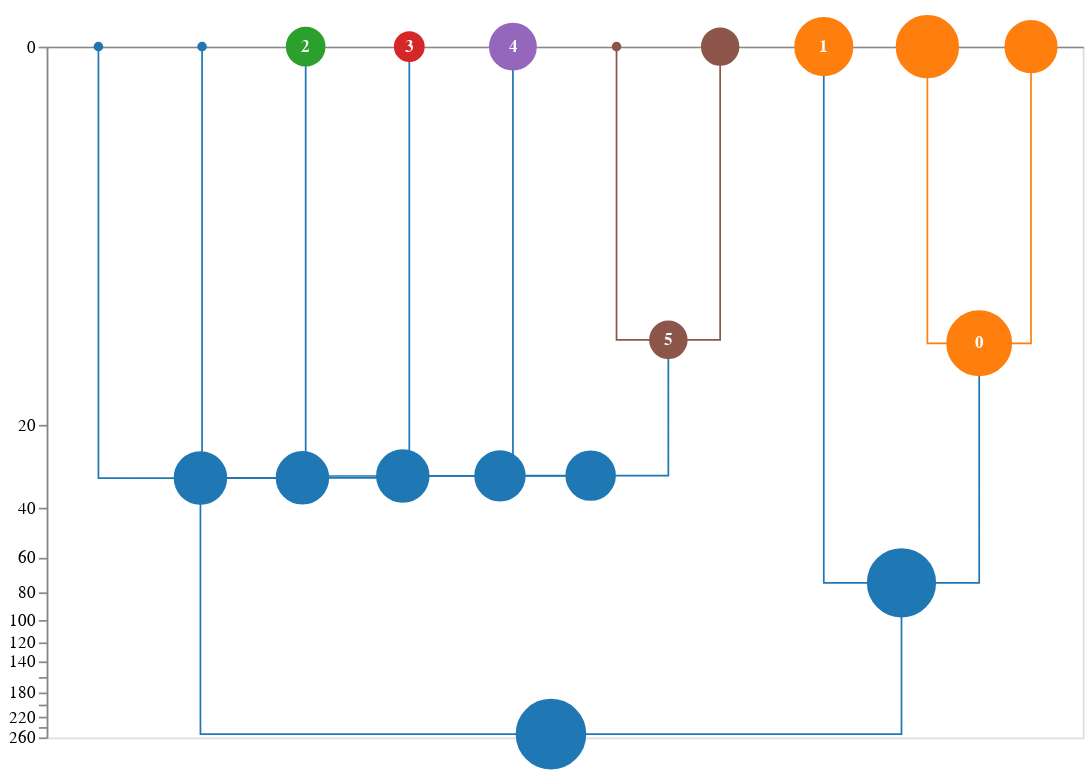

The notebook cell this image was saved under:
### Markdown cell above
With that in mind, let's do a couple of tweaks to the dendrogram:
* To make it more focused, let's size the radii of each node by number of items in it;
* Let's modify the tooltips to include information about variability of the signal in each node;
* Let's add information about the network segments that the nodes belong to.

### Code cell
def my_custom_tooltip(data, linkage_id):
    _, nodelist = data.get_tree()
    original_ids = nodelist[linkage_id].pre_order(lambda x: x.id)
    signals = impaired_signals[original_ids, :]
    network_segments = np.unique(network_clusters[original_ids])    
    in_cluster_variability_std = np.quantile(np.std(signals, axis=0), [.25, .5, .75])
    in_cluster_variability_min_max = np.quantile(np.max(signals, axis=0) - np.min(signals, axis=0), [.25, .5, .75])

    diff_to_ideal = np.abs(signals - demo.ideal_signal.reshape(1, -1))

    return {        
        'items': str(nodelist[linkage_id].get_count()),         
        'In-cluster variability (std)': in_cluster_variability_std.round(2).tolist(),
        'In-cluster variability (min-max)': in_cluster_variability_min_max.round(2).tolist(),
        'Delta to ideal signal (MAE)': diff_to_ideal.sum(axis=1).mean().round(0),
        "Network segments": ", ".join([str(i) for i in network_segments]),        
    }

dendrogram = idd.create_dendrogram(
    truncate_mode='lastp', p=10, 
    leaf_label_func = lambda *_: "",
    node_hover_func= my_custom_tooltip
)

for n in dendrogram.nodes:
    obs_count = int(idendrogram.callbacks.counts(cl_data, n.id))
    n.radius = max(2, np.log2(obs_count ** 2))

dendrogram.plot(
    backend="altair", width=600, height=400, 
    scale="symlog", orientation="bottom"
)

### Figure 1 — Vega-Lite specification as saved in the notebook (floating-point values rounded to 4 significant figures)
{"config": {"view": {"continuousWidth": 300, "continuousHeight": 300}}, "layer": [{"data": {"name": "data-37de8d3b8b078cd414719906542212fa"}, "mark": {"type": "line"}, "encoding": {"color": {"field": "fillcolor", "legend": null, "scale": null, "type": "nominal"}, "detail": {"field": "index", "type": "quantitative"}, "order": {"field": "_order_helper", "type": "quantitative"}, "strokeDash": {"field": "strokedash", "legend": null, "scale": null, "type": "nominal"}, "strokeOpacity": {"field": "strokeopacity", "legend": null, "scale": null, "type": "quantitative"}, "strokeWidth": {"field": "strokewidth", "legend": null, "scale": null, "type": "quantitative"}, "x": {"axis": {"grid": false, "labelAngle": 0, "labelExpr": "datum.value == 5.0 ? '' : datum.value == 15.0 ? '' : datum.value == 25.0 ? '' : datum.value == 35.0 ? '' : datum.value == 45.0 ? '' : datum.value == 55.0 ? '' : datum.value == 65.0 ? '' : datum.value == 75.0 ? '' : datum.value == 85.0 ? '' : datum.value == 95.0 ? '' : ''", "labelPadding": 10, "orient": "top", "ticks": false, "values": [5.0, 15.0, 25.0, 35.0, 45.0, 55.0, 65.0, 75.0, 85.0, 95.0]}, "field": "x", "title": null, "type": "quantitative"}, "y": {"axis": {"grid": false}, "field": "y", "scale": {"reverse": true, "type": "symlog"}, "title": null, "type": "quantitative"}}}, {"layer": [{"layer": [{"mark": {"type": "point"}, "encoding": {"fill": {"field": "fillcolor", "scale": null, "type": "nominal"}, "opacity": {"field": "opacity", "scale": null, "type": "quantitative"}, "size": {"field": "size", "scale": null, "type": "quantitative"}, "stroke": {"field": "edgecolor", "scale": null, "type": "nominal"}, "tooltip": {"field": "hovertext", "type": "nominal"}, "x": {"axis": {"grid": false, "labelAngle": 0, "labelExpr": "datum.value == 5.0 ? '' : datum.value == 15.0 ? '' : datum.value == 25.0 ? '' : datum.value == 35.0 ? '' : datum.value == 45.0 ? '' : datum.value == 55.0 ? '' : datum.value == 65.0 ? '' : datum.value == 75.0 ? '' : datum.value == 85.0 ? '' : datum.value == 95.0 ? '' : ''", "labelPadding": 10, "orient": "top", "ticks": false, "values": [5.0, 15.0, 25.0, 35.0, 45.0, 55.0, 65.0, 75.0, 85.0, 95.0]}, "field": "x", "title": null, "type": "quantitative"}, "y": {"axis": {"grid": false}, "field": "y", "scale": {"reverse": true, "type": "symlog"}, "title": null, "type": "quantitative"}}}, {"mark": {"type": "text", "fontWeight": "bold"}, "encoding": {"color": {"field": "labelcolor", "scale": null, "type": "nominal"}, "size": {"field": "labelsize", "scale": null, "type": "quantitative"}, "text": {"field": "label", "type": "nominal"}, "tooltip": {"field": "hovertext", "type": "nominal"}, "x": {"axis": {"grid": false, "labelAngle": 0, "labelExpr": "datum.value == 5.0 ? '' : datum.value == 15.0 ? '' : datum.value == 25.0 ? '' : datum.value == 35.0 ? '' : datum.value == 45.0 ? '' : datum.value == 55.0 ? '' : datum.value == 65.0 ? '' : datum.value == 75.0 ? '' : datum.value == 85.0 ? '' : datum.value == 95.0 ? '' : ''", "labelPadding": 10, "orient": "top", "ticks": false, "values": [5.0, 15.0, 25.0, 35.0, 45.0, 55.0, 65.0, 75.0, 85.0, 95.0]}, "field": "x", "title": null, "type": "quantitative"}, "y": {"axis": {"grid": false}, "field": "y", "scale": {"reverse": true, "type": "symlog"}, "title": null, "type": "quantitative"}}}]}], "data": {"name": "data-07761892af39c72707e2b5f89650754b"}}], "height": 400, "width": 600, "$schema": "https://vega.github.io/schema/vega-lite/v5.8.0.json", "datasets": {"data-37de8d3b8b078cd414719906542212fa": [{"index": 0, "x": 55.0, "y": 0.0, "fillcolor": "#8c564b", "id": 3990, "children_id": [397, 3989], "cluster_id": 5.0, "strokewidth": 1.0, "strokedash": [1, 0], "strokeopacity": 1.0, "_order_helper": 0}, {"index": 0, "x": 55.0, "y": 9.606, "fillcolor": "#8c564b", "id": 3990, "children_id": [397, 3989], "cluster_id": 5.0, "strokewidth": 1.0, "strokedash": [1, 0], "strokeopacity": 1.0, "_order_helper": 1}, {"index": 0, "x": 65.0, "y": 9.606, "fillcolor": "#8c564b", "id": 3990, "children_id": [397, 3989], "cluster_id": 5.0, "strokewidth": 1.0, "strokedash": [1, 0], "strokeopacity": 1.0, "_order_helper": 2}, {"index": 0, "x": 65.0, "y": 0.0, "fillcolor": "#8c564b", "id": 3990, "children_id": [397, 3989], "cluster_id": 5.0, "strokewidth": 1.0, "strokedash": [1, 0], "strokeopacity": 1.0, "_order_helper": 3}, {"index": 1, "x": 45.0, "y": 0.0, "fillcolor": "#1f77b4", "id": 3992, "children_id": [3985, 3990], "cluster_id": null, "strokewidth": 1.0, "strokedash": [1, 0], "strokeopacity": 1.0, "_order_helper": 0}, {"index": 1, "x": 45.0, "y": 30.68, "fillcolor": "#1f77b4", "id": 3992, "children_id": [3985, 3990], "cluster_id": null, "strokewidth": 1.0, "strokedash": [1, 0], "strokeopacity": 1.0, "_order_helper": 1}, {"index": 1, "x": 60.0, "y": 30.68, "fillcolor": "#1f77b4", "id": 3992, "children_id": [3985, 3990], "cluster_id": null, "strokewidth": 1.0, "strokedash": [1, 0], "strokeopacity": 1.0, "_order_helper": 2}, {"index": 1, "x": 60.0, "y": 9.606, "fillcolor": "#1f77b4", "id": 3992, "children_id": [3985, 3990], "cluster_id": null, "strokewidth": 1.0, "strokedash": [1, 0], "strokeopacity": 1.0, "_order_helper": 3}, {"index": 2, "x": 35.0, "y": 0.0, "fillcolor": "#1f77b4", "id": 3993, "children_id": [3988, 3992], "cluster_id": null, "strokewidth": 1.0, "strokedash": [1, 0], "strokeopacity": 1.0, "_order_helper": 0}, {"index": 2, "x": 35.0, "y": 30.73, "fillcolor": "#1f77b4", "id": 3993, "children_id": [3988, 3992], "cluster_id": null, "strokewidth": 1.0, "strokedash": [1, 0], "strokeopacity": 1.0, "_order_helper": 1}, {"index": 2, "x": 52.5, "y": 30.73, "fillcolor": "#1f77b4", "id": 3993, "children_id": [3988, 3992], "cluster_id": null, "strokewidth": 1.0, "strokedash": [1, 0], "strokeopacity": 1.0, "_order_helper": 2}, {"index": 2, "x": 52.5, "y": 30.68, "fillcolor": "#1f77b4", "id": 3993, "children_id": [3988, 3992], "cluster_id": null, "strokewidth": 1.0, "strokedash": [1, 0], "strokeopacity": 1.0, "_order_helper": 3}, {"index": 3, "x": 25.0, "y": 0.0, "fillcolor": "#1f77b4", "id": 3994, "children_id": [3983, 3993], "cluster_id": null, "strokewidth": 1.0, "strokedash": [1, 0], "strokeopacity": 1.0, "_order_helper": 0}, {"index": 3, "x": 25.0, "y": 30.77, "fillcolor": "#1f77b4", "id": 3994, "children_id": [3983, 3993], "cluster_id": null, "strokewidth": 1.0, "strokedash": [1, 0], "strokeopacity": 1.0, "_order_helper": 1}, {"index": 3, "x": 43.75, "y": 30.77, "fillcolor": "#1f77b4", "id": 3994, "children_id": [3983, 3993], "cluster_id": null, "strokewidth": 1.0, "strokedash": [1, 0], "strokeopacity": 1.0, "_order_helper": 2}, {"index": 3, "x": 43.75, "y": 30.73, "fillcolor": "#1f77b4", "id": 3994, "children_id": [3983, 3993], "cluster_id": null, "strokewidth": 1.0, "strokedash": [1, 0], "strokeopacity": 1.0, "_order_helper": 3}, {"index": 4, "x": 15.0, "y": 0.0, "fillcolor": "#1f77b4", "id": 3995, "children_id": [659, 3994], "cluster_id": null, "strokewidth": 1.0, "strokedash": [1, 0], "strokeopacity": 1.0, "_order_helper": 0}, {"index": 4, "x": 15.0, "y": 31.23, "fillcolor": "#1f77b4", "id": 3995, "children_id": [659, 3994], "cluster_id": null, "strokewidth": 1.0, "strokedash": [1, 0], "strokeopacity": 1.0, "_order_helper": 1}, {"index": 4, "x": 34.38, "y": 31.23, "fillcolor": "#1f77b4", "id": 3995, "children_id": [659, 3994], "cluster_id": null, "strokewidth": 1.0, "strokedash": [1, 0], "strokeopacity": 1.0, "_order_helper": 2}, {"index": 4, "x": 34.38, "y": 30.77, "fillcolor": "#1f77b4", "id": 3995, "children_id": [659, 3994], "cluster_id": null, "strokewidth": 1.0, "strokedash": [1, 0], "strokeopacity": 1.0, "_order_helper": 3}, {"index": 5, "x": 5.0, "y": 0.0, "fillcolor": "#1f77b4", "id": 3996, "children_id": [1016, 3995], "cluster_id": null, "strokewidth": 1.0, "strokedash": [1, 0], "strokeopacity": 1.0, "_order_helper": 0}, {"index": 5, "x": 5.0, "y": 31.3, "fillcolor": "#1f77b4", "id": 3996, "children_id": [1016, 3995], "cluster_id": null, "strokewidth": 1.0, "strokedash": [1, 0], "strokeopacity": 1.0, "_order_helper": 1}, {"index": 5, "x": 24.69, "y": 31.3, "fillcolor": "#1f77b4", "id": 3996, "children_id": [1016, 3995], "cluster_id": null, "strokewidth": 1.0, "strokedash": [1, 0], "strokeopacity": 1.0, "_order_helper": 2}, {"index": 5, "x": 24.69, "y": 31.23, "fillcolor": "#1f77b4", "id": 3996, "children_id": [1016, 3995], "cluster_id": null, "strokewidth": 1.0, "strokedash": [1, 0], "strokeopacity": 1.0, "_order_helper": 3}, {"index": 6, "x": 85.0, "y": 0.0, "fillcolor": "#ff7f0e", "id": 3991, "children_id": [3958, 3974], "cluster_id": 0.0, "strokewidth": 1.0, "strokedash": [1, 0], "strokeopacity": 1.0, "_order_helper": 0}, {"index": 6, "x": 85.0, "y": 9.909, "fillcolor": "#ff7f0e", "id": 3991, "children_id": [3958, 3974], "cluster_id": 0.0, "strokewidth": 1.0, "strokedash": [1, 0], "strokeopacity": 1.0, "_order_helper": 1}, {"index": 6, "x": 95.0, "y": 9.909, "fillcolor": "#ff7f0e", "id": 3991, "children_id": [3958, 3974], "cluster_id": 0.0, "strokewidth": 1.0, "strokedash": [1, 0], "strokeopacity": 1.0, "_order_helper": 2}, {"index": 6, "x": 95.0, "y": 0.0, "fillcolor": "#ff7f0e", "id": 3991, "children_id": [3958, 3974], "cluster_id": 0.0, "strokewidth": 1.0, "strokedash": [1, 0], "strokeopacity": 1.0, "_order_helper": 3}, {"index": 7, "x": 75.0, "y": 0.0, "fillcolor": "#1f77b4", "id": 3997, "children_id": [3970, 3991], "cluster_id": null, "strokewidth": 1.0, "strokedash": [1, 0], "strokeopacity": 1.0, "_order_helper": 0}, {"index": 7, "x": 75.0, "y": 74.12, "fillcolor": "#1f77b4", "id": 3997, "children_id": [3970, 3991], "cluster_id": null, "strokewidth": 1.0, "strokedash": [1, 0], "strokeopacity": 1.0, "_order_helper": 1}, {"index": 7, "x": 90.0, "y": 74.12, "fillcolor": "#1f77b4", "id": 3997, "children_id": [3970, 3991], "cluster_id": null, "strokewidth": 1.0, "strokedash": [1, 0], "strokeopacity": 1.0, "_order_helper": 2}, {"index": 7, "x": 90.0, "y": 9.909, "fillcolor": "#1f77b4", "id": 3997, "children_id": [3970, 3991], "cluster_id": null, "strokewidth": 1.0, "strokedash": [1, 0], "strokeopacity": 1.0, "_order_helper": 3}, {"index": 8, "x": 14.84, "y": 31.3, "fillcolor": "#1f77b4", "id": 3998, "children_id": [3996, 3997], "cluster_id": null, "strokewidth": 1.0, "strokedash": [1, 0], "strokeopacity": 1.0, "_order_helper": 0}, {"index": 8, "x": 14.84, "y": 253.1, "fillcolor": "#1f77b4", "id": 3998, "children_id": [3996, 3997], "cluster_id": null, "strokewidth": 1.0, "strokedash": [1, 0], "strokeopacity": 1.0, "_order_helper": 1}, {"index": 8, "x": 82.5, "y": 253.1, "fillcolor": "#1f77b4", "id": 3998, "children_id": [3996, 3997], "cluster_id": null, "strokewidth": 1.0, "strokedash": [1, 0], "strokeopacity": 1.0, "_order_helper": 2}, {"index": 8, "x": 82.5, "y": 74.12, "fillcolor": "#1f77b4", "id": 3998, "children_id": [3996, 3997], "cluster_id": null, "strokewidth": 1.0, "strokedash": [1, 0], "strokeopacity": 1.0, "_order_helper": 3}], "data-07761892af39c72707e2b5f89650754b": [{"x": 5.0, "y": 0.0, "type": "leaf", "id": 1016, "cluster_id": null, "edgecolor": "#1f77b4", "label": "", "hovertext": {"items": "1", "In-cluster variability (std)": [0.0, 0.0, 0.0], "In-cluster variability (min-max)": [0.0, 0.0, 0.0], "Delta to ideal signal (MAE)": 6076.0, "Network segments": "7"}, "fillcolor": "#1f77b4", "radius": 2.0, "opacity": 1.0, "labelsize": 10.0, "labelcolor": "#fff", "_default_leaf_radius": 4.0, "_default_leaf_radius_if_cluster": 7.0, "size": 12.57}, {"x": 15.0, "y": 0.0, "type": "leaf", "id": 659, "cluster_id": null, "edgecolor": "#1f77b4", "label": "", "hovertext": {"items": "1", "In-cluster variability (std)": [0.0, 0.0, 0.0], "In-cluster variability (min-max)": [0.0, 0.0, 0.0], "Delta to ideal signal (MAE)": 6075.0, "Network segments": "11"}, "fillcolor": "#1f77b4", "radius": 2.0, "opacity": 1.0, "labelsize": 10.0, "labelcolor": "#fff", "_default_leaf_radius": 4.0, "_default_leaf_radius_if_cluster": 7.0, "size": 12.57}, {"x": 25.0, "y": 0.0, "type": "leaf-cluster", "id": 3983, "cluster_id": 2.0, "edgecolor": "#2ca02c", "label": "2", "hovertext": {"items": "60", "In-cluster variability (std)": [0.92, 0.98, 1.04], "In-cluster variability (min-max)": [4.16, 4.57, 5.01], "Delta to ideal signal (MAE)": 6104.0, "Network segments": "7, 11"}, "fillcolor": "#2ca02c", "radius": 11.81, "opacity": 1.0, "labelsize": 10.0, "labelcolor": "#fff", "_default_leaf_radius": 4.0, "_default_leaf_radius_if_cluster": 7.0, "size": 438.5}, {"x": 35.0, "y": 0.0, "type": "leaf-cluster", "id": 3988, "cluster_id": 3.0, "edgecolor": "#d62728", "label": "3", "hovertext": {"items": "22", "In-cluster variability (std)": [0.85, 0.96, 1.05], "In-cluster variability (min-max)": [3.3, 3.74, 4.21], "Delta to ideal signal (MAE)": 6106.0, "Network segments": "7, 11"}, "fillcolor": "#d62728", "radius": 8.919, "opacity": 1.0, "labelsize": 10.0, "labelcolor": "#fff", "_default_leaf_radius": 4.0, "_default_leaf_radius_if_cluster": 7.0, "size": 249.9}, {"x": 45.0, "y": 0.0, "type": "leaf-cluster", "id": 3985, "cluster_id": 4.0, "edgecolor": "#9467bd", "label": "4", "hovertext": {"items": "152", "In-cluster variability (std)": [0.95, 0.99, 1.03], "In-cluster variability (min-max)": [4.9, 5.28, 5.72], "Delta to ideal signal (MAE)": 6107.0, "Network segments": "7, 11"}, "fillcolor": "#9467bd", "radius": 14.5, "opacity": 1.0, "labelsize": 10.0, "labelcolor": "#fff", "_default_leaf_radius": 4.0, "_default_leaf_radius_if_cluster": 7.0, "size": 660.1}, {"x": 55.0, "y": 0.0, "type": "leaf", "id": 397, "cluster_id": null, "edgecolor": "#8c564b", "label": "", "hovertext": {"items": "1", "In-cluster variability (std)": [0.0, 0.0, 0.0], "In-cluster variability (min-max)": [0.0, 0.0, 0.0], "Delta to ideal signal (MAE)": 6136.0, "Network segments": "11"}, "fillcolor": "#8c564b", "radius": 2.0, "opacity": 1.0, "labelsize": 10.0, "labelcolor": "#fff", "_default_leaf_radius": 4.0, "_default_leaf_radius_if_cluster": 7.0, "size": 12.57}, {"x": 65.0, "y": 0.0, "type": "leaf", "id": 3989, "cluster_id": null, "edgecolor": "#8c564b", "label": "", "hovertext": {"items": "52", "In-cluster variability (std)": [0.91, 0.98, 1.05], "In-cluster variability (min-max)": [4.09, 4.46, 4.86], "Delta to ideal signal (MAE)": 6106.0, "Network segments": "7, 11"}, "fillcolor": "#8c564b", "radius": 11.4, "opacity": 1.0, "labelsize": 10.0, "labelcolor": "#fff", "_default_leaf_radius": 4.0, "_default_leaf_radius_if_cluster": 7.0, "size": 408.3}, {"x": 75.0, "y": 0.0, "type": "leaf-cluster", "id": 3970, "cluster_id": 1.0, "edgecolor": "#ff7f0e", "label": "1", "hovertext": {"items": "543", "In-cluster variability (std)": [0.98, 1.0, 1.02], "In-cluster variability (min-max)": [5.77, 6.1, 6.42], "Delta to ideal signal (MAE)": 1356.0, "Network segments": "4, 6, 8, 12"}, "fillcolor": "#ff7f0e", "radius": 18.17, "opacity": 1.0, "labelsize": 10.0, "labelcolor": "#fff", "_default_leaf_radius": 4.0, "_default_leaf_radius_if_cluster": 7.0, "size": 1037.0}, {"x": 85.0, "y": 0.0, "type": "leaf", "id": 3958, "cluster_id": null, "edgecolor": "#ff7f0e", "label": "", "hovertext": {"items": "890", "In-cluster variability (std)": [0.98, 1.0, 1.02], "In-cluster variability (min-max)": [6.05, 6.36, 6.69], "Delta to ideal signal (MAE)": 799.0, "Network segments": "1, 2, 3, 9, 10, 13, 14"}, "fillcolor": "#ff7f0e", "radius": 19.6, "opacity": 1.0, "labelsize": 10.0, "labelcolor": "#fff", "_default_leaf_radius": 4.0, "_default_leaf_radius_if_cluster": 7.0, "size": 1206.0}, {"x": 95.0, "y": 0.0, "type": "leaf", "id": 3974, "cluster_id": null, "edgecolor": "#ff7f0e", "label": "", "hovertext": {"items": "278", "In-cluster variability (std)": [0.97, 1.0, 1.03], "In-cluster variability (min-max)": [5.35, 5.68, 6.07], "Delta to ideal signal (MAE)": 946.0, "Network segments": "0, 5"}, "fillcolor": "#ff7f0e", "radius": 16.24, "opacity": 1.0, "labelsize": 10.0, "labelcolor": "#fff", "_default_leaf_radius": 4.0, "_default_leaf_radius_if_cluster": 7.0, "size": 828.3}, {"x": 60.0, "y": 9.606, "type": "cluster", "id": 3990, "cluster_id": 5.0, "edgecolor": "#8c564b", "label": "5", "hovertext": {"items": "53", "In-cluster variability (std)": [0.92, 0.98, 1.05], "In-cluster variability (min-max)": [4.1, 4.48, 4.88], "Delta to ideal signal (MAE)": 6107.0, "Network segments": "7, 11"}, "fillcolor": "#8c564b", "radius": 11.46, "opacity": 1.0, "labelsize": 10.0, "labelcolor": "#fff", "_default_leaf_radius": 4.0, "_default_leaf_radius_if_cluster": 7.0, "size": 412.3}, {"x": 52.5, "y": 30.68, "type": "supercluster", "id": 3992, "cluster_id": null, "edgecolor": "#1f77b4", "label": "", "hovertext": {"items": "205", "In-cluster variability (std)": [0.96, 1.0, 1.03], "In-cluster variability (min-max)": [5.1, 5.46, 5.88], "Delta to ideal signal (MAE)": 6107.0, "Network segments": "7, 11"}, "fillcolor": "#1f77b4", "radius": 15.36, "opacity": 1.0, "labelsize": 10.0, "labelcolor": "#fff", "_default_leaf_radius": 4.0, "_default_leaf_radius_if_cluster": 7.0, "size": 741.1}, {"x": 43.75, "y": 30.73, "type": "supercluster", "id": 3993, "cluster_id": null, "edgecolor": "#1f77b4", "label": "", "hovertext": {"items": "227", "In-cluster variability (std)": [0.96, 1.0, 1.02], "In-cluster variability (min-max)": [5.18, 5.53, 5.92], "Delta to ideal signal (MAE)": 6107.0, "Network segments": "7, 11"}, "fillcolor": "#1f77b4", "radius": 15.65, "opacity": 1.0, "labelsize": 10.0, "labelcolor": "#fff", "_default_leaf_radius": 4.0, "_default_leaf_radius_if_cluster": 7.0, "size": 769.8}, {"x": 34.38, "y": 30.77, "type": "supercluster", "id": 3994, "cluster_id": null, "edgecolor": "#1f77b4", "label": "", "hovertext": {"items": "287", "In-cluster variability (std)": [0.97, 0.99, 1.02], "In-cluster variability (min-max)": [5.34, 5.69, 6.05], "Delta to ideal signal (MAE)": 6106.0, "Network segments": "7, 11"}, "fillcolor": "#1f77b4", "radius": 16.33, "opacity": 1.0, "labelsize": 10.0, "labelcolor": "#fff", "_default_leaf_radius": 4.0, "_default_leaf_radius_if_cluster": 7.0, "size": 837.7}, {"x": 24.69, "y": 31.23, "type": "supercluster", "id": 3995, "cluster_id": null, "edgecolor": "#1f77b4", "label": "", "hovertext": {"items": "288", "In-cluster variability (std)": [0.97, 1.0, 1.02], "In-cluster variability (min-max)": [5.35, 5.69, 6.05], "Delta to ideal signal (MAE)": 6106.0, "Network segments": "7, 11"}, "fillcolor": "#1f77b4", "radius": 16.34, "opacity": 1.0, "labelsize": 10.0, "labelcolor": "#fff", "_default_leaf_radius": 4.0, "_default_leaf_radius_if_cluster": 7.0, "size": 838.8}, {"x": 14.84, "y": 31.3, "type": "supercluster", "id": 3996, "cluster_id": null, "edgecolor": "#1f77b4", "label": "", "hovertext": {"items": "289", "In-cluster variability (std)": [0.97, 1.0, 1.02], "In-cluster variability (min-max)": [5.35, 5.7, 6.05], "Delta to ideal signal (MAE)": 6106.0, "Network segments": "7, 11"}, "fillcolor": "#1f77b4", "radius": 16.35, "opacity": 1.0, "labelsize": 10.0, "labelcolor": "#fff", "_default_leaf_radius": 4.0, "_default_leaf_radius_if_cluster": 7.0, "size": 839.8}, {"x": 90.0, "y": 9.909, "type": "cluster", "id": 3991, "cluster_id": 0.0, "edgecolor": "#ff7f0e", "label": "0", "hovertext": {"items": "1168", "In-cluster variability (std)": [0.99, 1.0, 1.02], "In-cluster variability (min-max)": [6.24, 6.53, 7.01], "Delta to ideal signal (MAE)": 834.0, "Network segments": "0, 1, 2, 3, 5, 9, 10, 13, 14"}, "fillcolor": "#ff7f0e", "radius": 20.38, "opacity": 1.0, "labelsize": 10.0, "labelcolor": "#fff", "_default_leaf_radius": 4.0, "_default_leaf_radius_if_cluster": 7.0, "size": 1305.0}, {"x": 82.5, "y": 74.12, "type": "supercluster", "id": 3997, "cluster_id": null, "edgecolor": "#1f77b4", "label": "", "hovertext": {"items": "1711", "In-cluster variability (std)": [0.99, 1.0, 1.02], "In-cluster variability (min-max)": [6.48, 6.79, 7.38], "Delta to ideal signal (MAE)": 999.0, "Network segments": "0, 1, 2, 3, 4, 5, 6, 8, 9, 10, 12, 13, 14"}, "fillcolor": "#1f77b4", "radius": 21.48, "opacity": 1.0, "labelsize": 10.0, "labelcolor": "#fff", "_default_leaf_radius": 4.0, "_default_leaf_radius_if_cluster": 7.0, "size": 1450.0}, {"x": 48.67, "y": 253.1, "type": "supercluster", "id": 3998, "cluster_id": null, "edgecolor": "#1f77b4", "label": "", "hovertext": {"items": "2000", "In-cluster variability (std)": [1.0, 1.03, 4.31], "In-cluster variability (min-max)": [6.78, 8.05, 18.19], "Delta to ideal signal (MAE)": 1737.0, "Network segments": "0, 1, 2, 3, 4, 5, 6, 7, 8, 9, 10, 11, 12, 13, 14"}, "fillcolor": "#1f77b4", "radius": 21.93, "opacity": 1.0, "labelsize": 10.0, "labelcolor": "#fff", "_default_leaf_radius": 4.0, "_default_leaf_radius_if_cluster": 7.0, "size": 1511.0}]}}
